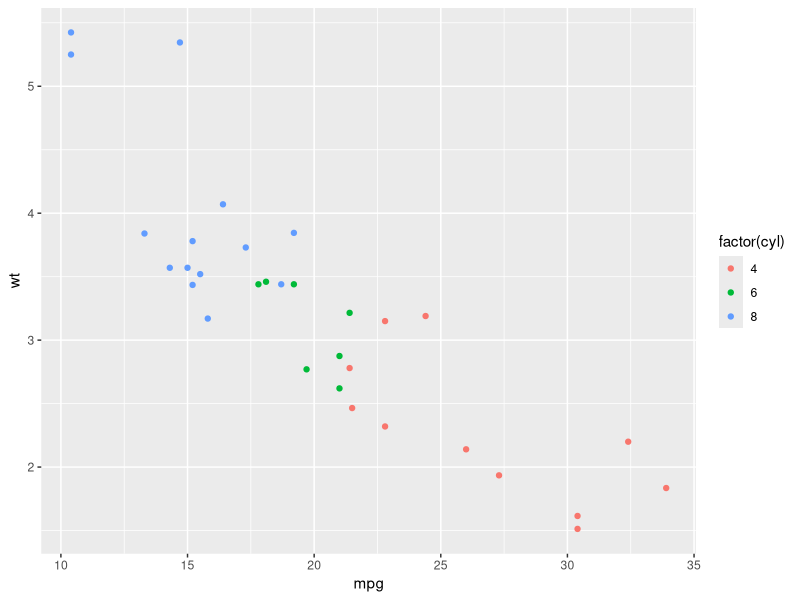
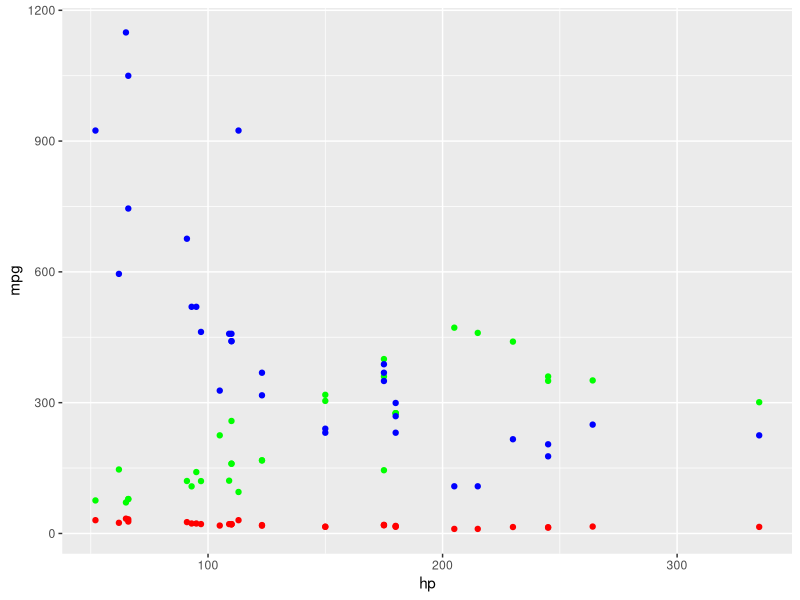
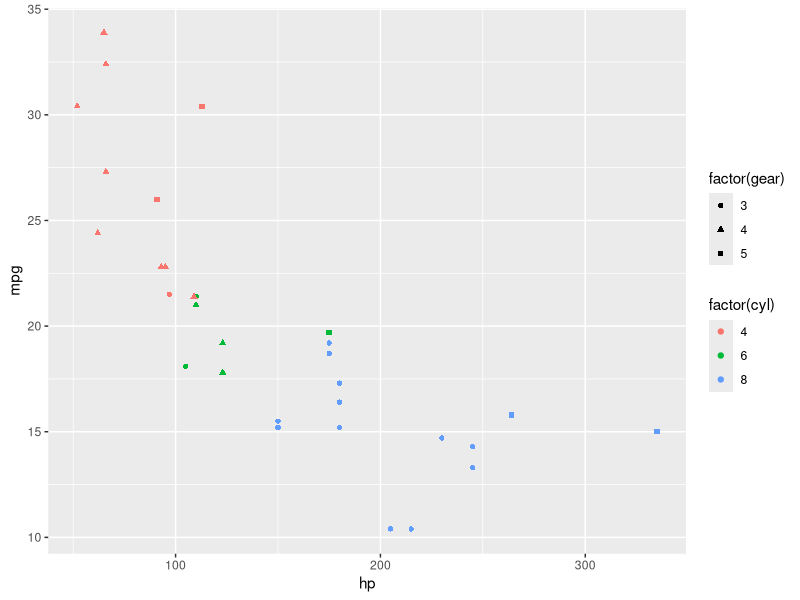

Generate these figures, in order, with R:
library(ggplot2)
p <- ggplot(mtcars,mapping=aes(mpg,wt,col=factor(cyl)))+
  geom_point()  #设定散点的颜色为蓝色 geom_point(col="blue") 
  ##geom_point(aes(col="blue"))  错误的映射关系，“在aes内colour等于向量，在外等于颜色”
  ##在aes中, color = “blue”的实际意思是把”blue”当为一个变量，按默认的颜色标度标记为桃红色
   # +geom_smooth()
p

#采用多个数据集或向量数据绘图
mtcars.c <- transform(mtcars, mpg = mpg^2)
ggplot()+
  geom_point(aes(x = hp, y = mpg), data = mtcars, color = "red")+
  geom_point(aes(x = mtcars$hp, y = mtcars$disp), color = "green")+ 
  #在第一张散点图上，叠加了hp~disp的关系
  geom_point(aes(x = hp, y= mpg), data = mtcars.c, color = "blue")  
  #选用不同的数据集,在上一层基础上叠加了mtcars.c的图层  #选用不同的数据集,在上一层基础上叠加了mtcars.c的图层)

ggplot(data=mtcars,aes(col=factor(cyl)))+
  geom_point(aes(x = hp, y = mpg,shape=factor(gear)), data = mtcars)




